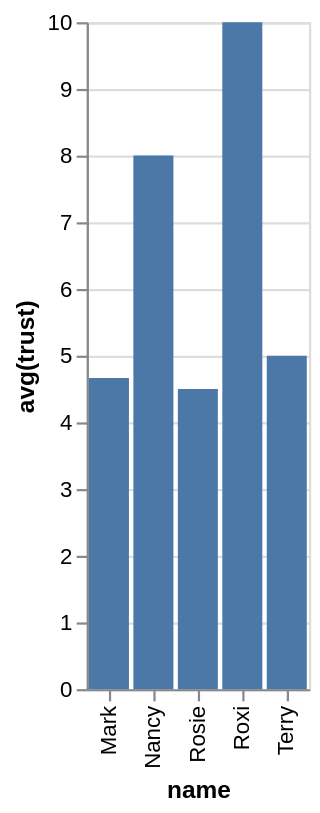

This figure's Vega-Lite source:
### Vega-Lite specification from a JSON file in a GitHub repository (floating-point values rounded to 4 significant figures)
{"data": {"values": [{"x_data": "Mark", "y_data": 4.667}, {"x_data": "Nancy", "y_data": 8}, {"x_data": "Rosie", "y_data": 4.5}, {"x_data": "Roxi", "y_data": 10}, {"x_data": "Terry", "y_data": 5}]}, "mark": "bar", "encoding": {"x": {"field": "x_data", "type": "nominal", "title": "name", "sort": "ascending"}, "y": {"field": "y_data", "type": "quantitative", "title": "avg(trust)"}}}
